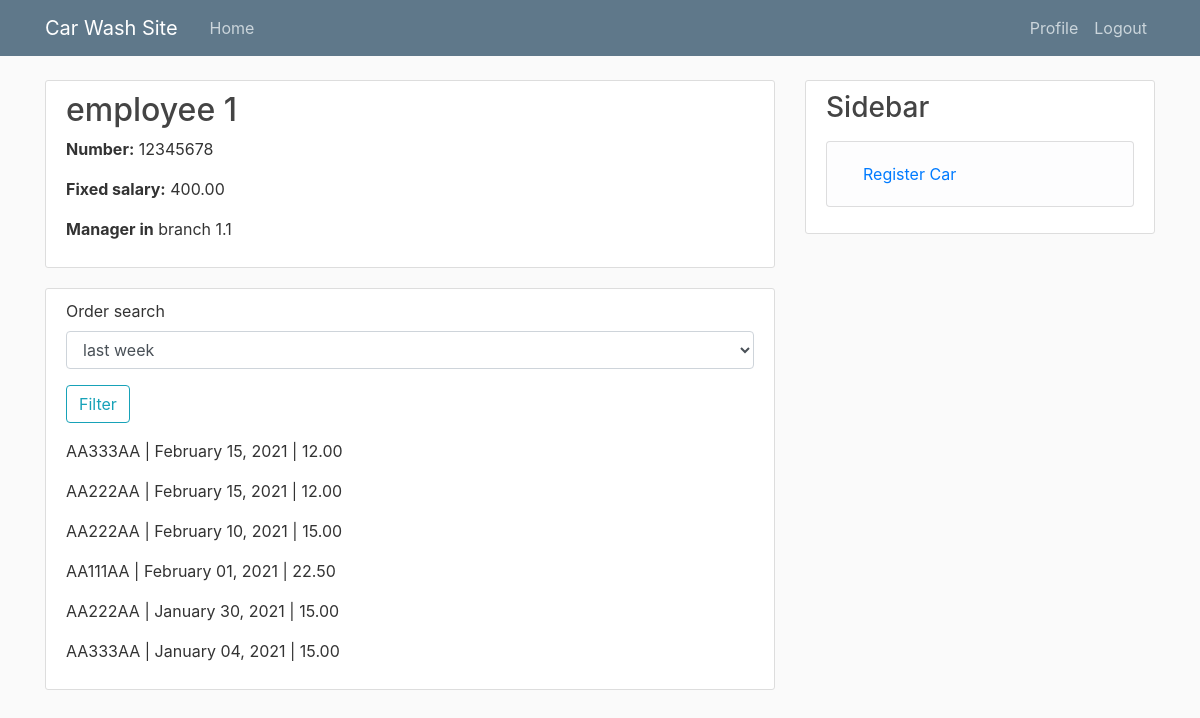
The app's page /employee/detail/ (signed in), older data.
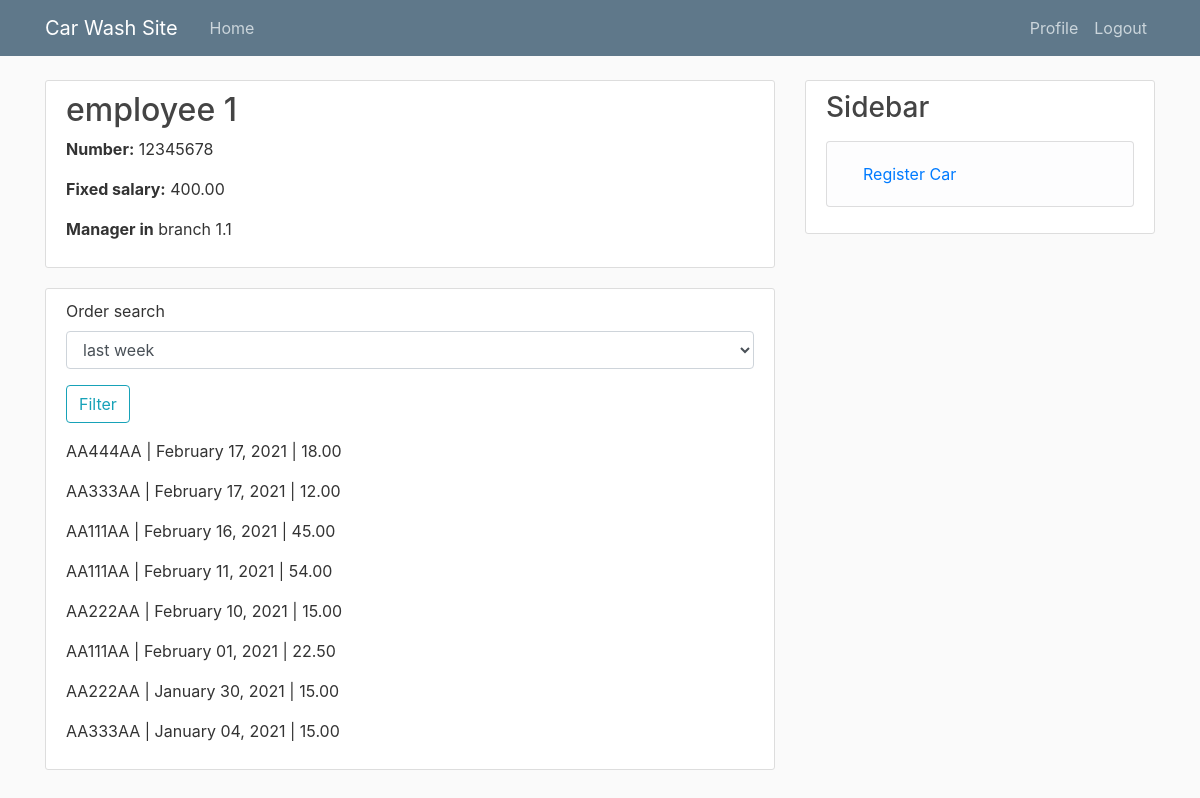
The same page, newer data.
### car_wash_app/models.py (models this page shows, shortened)
class EmployeeProfile(models.Model):
    employee = models.OneToOneField(
        User,
        on_delete=models.CASCADE,
        verbose_name=_("Employee"),
        related_name="employeeprofile",
    )
    full_name = models.CharField(_("Full Name"), max_length = 255)
    age = models.PositiveSmallIntegerField(_("Age"))
    mobile_number = models.CharField(max_length=20, verbose_name=_("Mobile Number"))
    manager = models.BooleanField(default=False, verbose_name=_("Manager"))
    branch = models.ForeignKey(
        Branch,
        on_delete=models.CASCADE,
        verbose_name=_("Branch"),
        related_name="employee",
    )
    salary = models.DecimalField(
        max_digits=8,
        decimal_places=2,
        verbose_name=_('Salary'),
        help_text='in Lari',
    )
    order_percentage = models.IntegerField(verbose_name=_("Percentage of order price"))
    class Meta:
        constraints = [
            UniqueConstraint(
                fields=['branch'],
                condition=Q(manager=True),
                name="unique_together_manager_branch",
            )
        ]

class Branch(models.Model):
    company = models.ForeignKey(
        CompanyProfile,
        on_delete=models.CASCADE,
        verbose_name=_("Company"),
        related_name="branch",
    )
    title = models.CharField(max_length=255, verbose_name=_('Branch'))
    location = models.OneToOneField(Location, on_delete=models.PROTECT, verbose_name=_("Location"))
    description = models.TextField(verbose_name=_("Description"))
    image = models.ImageField(null=True, blank=True, upload_to="pictures", verbose_name=_("Image"))
    def __str__(self):
        return self.title
    class Meta:
        verbose_name = _('Branch')
        verbose_name_plural = _('Branches')

class Order(models.Model):
    car = models.ForeignKey(
        to='Car', related_name='orders',
        on_delete=models.PROTECT,
    )
    branch = models.ForeignKey(Branch, on_delete=models.CASCADE, verbose_name=_("Branch"))
    employee = models.ForeignKey(
        to='EmployeeProfile', on_delete=models.SET_NULL,
        null=True, related_name='orders',
    )
    employee_order_percentage = models.IntegerField(_("Employee percetage from order price"), default=10)
    coupon = models.ForeignKey(
        to='Coupon', related_name='orders',
        on_delete=models.SET_NULL,
        null=True, blank=True,
    )
    wash_type = models.ForeignKey(
        to='WashType', related_name='orders',
        on_delete=models.PROTECT,
    )
    note = models.TextField(null=True, blank=True, verbose_name=_("Note"))
    price = models.DecimalField(max_digits=4, decimal_places=2, verbose_name=_("Price"))
    created_date = models.DateTimeField(auto_now_add=True, verbose_name=_("Created date"))
    start_date = models.DateTimeField(verbose_name=_('Scheduled time'))
    end_date = models.DateTimeField(verbose_name=_('End time'), null=True, blank=True)
    class Meta:
        verbose_name = _('Order')
        verbose_name_plural = _('Orders')
        unique_together = ['employee', 'start_date']

class Car(models.Model):
    car_type = models.ForeignKey(
        to='CarType',
        on_delete=models.SET_NULL,
        null=True, related_name='cars'
    )
    licence_plate = models.CharField(max_length=20, verbose_name=_("License plate"))
    class Meta:
        verbose_name = _('Car')
        verbose_name_plural = _('Cars')

### car_wash_app/views.py (the view)
# urls.py: path('employee/detail/', user_views.employee_profile, name="employee-detail"),
@login_required
def employee_profile(request: WSGIRequest) -> HttpResponse:
    employee = request.user.employeeprofile
    order_search_form = OrderSearchForm()
    orders = employee.orders.order_by("-start_date")
    earned_money_q = ExpressionWrapper(
        F('price') * F('employee__order_percentage') / Decimal('100.0'),
        output_field=DecimalField())
    def employeeinfo(x):
        employee_info = employee.orders.filter(end_date__lte=timezone.now()) \
            .annotate(earned_per_order=earned_money_q) \
            .aggregate(
            earned_money=Sum(
                'earned_per_order',
                filter=Q(start_date__gte=(timezone.now() - x))
            ),
            washed_amount=Count(
                'id',
                filter=Q(start_date__gte=(timezone.now() - x))
            ))
        return employee_info
    employee_info = {}
    if request.method == "GET":
        order_search_form = OrderSearchForm(request.GET)
        if order_search_form.is_valid():
            data = order_search_form.cleaned_data["order_search"]
            if data == "1":
                orders = employee.orders.filter(start_date__gte=(timezone.now()\
                - datetime.timedelta(weeks=1))).order_by("-start_date")
                employee_info = employeeinfo(datetime.timedelta(days=7))
            elif data == "2":
                orders = employee.orders.filter(start_date__gte=(timezone.now()\
                 - datetime.timedelta(days=30))).order_by("-start_date")
                employee_info = employeeinfo(datetime.timedelta(days=30))
            elif data == "3":
                orders = employee.orders.filter(start_date__gte=(timezone.now()\
                 - datetime.timedelta(days=365))).order_by("-start_date")
                employee_info = employeeinfo(datetime.timedelta(days=365))
    return render(request, 'car_wash_app/employee_detail.html', context={
        "employee": employee,
        "order_search_form": order_search_form,
        "orders": orders,
        **employee_info
    })

### car_wash_app/forms.py
class OrderSearchForm(forms.Form):
    CHOICE = (("1", "last week"), ("2", "last month"), ("3", "last year"))
    order_search = forms.ChoiceField(choices=CHOICE, required=False)

### car_wash_app/templates/car_wash_app/employee_detail.html (shortened to what this page needs)
{% extends "car_wash_app/base.html" %}
{% load crispy_forms_tags %}
{% block content %}
<div class = "content-section">
  <h2>{{employee.full_name}}</h2>
  <p><strong> Number:</strong> {{employee.mobile_number}}</p>
  <p><strong>Fixed salary:</strong> {{employee.salary}}</p>
  {% if employee.manager %}
    <p><strong>Manager in</strong> {{employee.branch}}</p>
  {% else %}
    <p><strong>Employee in {{employee.branch}}</strong></p>
  {% endif %}
</div>
<div class = "content-section">
    <div>
    <form method = "GET" action=".">
      {{order_search_form|crispy}}
      <div class = "form-group">
          <button class = "btn btn-outline-info" type = "submit">Filter</button>
      </div>
    </form>
    </div>
    {% for order in orders %}
      <p>{{order.car.licence_plate}} | {{order.start_date|date:"F d, Y"}} | {{order.price}}</p>
    {% endfor %}
</div>
{% endblock content%}

### car_wash_app/templates/car_wash_app/base.html (shortened to what this page needs)
{% load static %}
<!DOCTYPE html>
<html>
    <head>
      <link rel="stylesheet" href="https://stackpath.bootstrapcdn.com/bootstrap/4.3.1/css/bootstrap.min.css">
      <link rel="stylesheet"  type = "text/css" href="{% static 'car_wash_app/main.css' %}" >
    </head>
    <body>
      <header class="site-header">
        <nav class="navbar navbar-expand-md navbar-dark bg-steel fixed-top">
          <div class="container">
            <a class="navbar-brand mr-4" href="{% url 'home' %}">Car Wash Site</a>
            <div class="collapse navbar-collapse" id="navbarToggle">
              <div class="navbar-nav mr-auto">
                <a class="nav-item nav-link" href="{% url 'home' %}">Home</a>
              </div>
              <div class="navbar-nav">
                {% if user.is_authenticated and user.status == 1 %}
                  <a class="nav-item nav-link" href="{% url 'profile' %}">Profile</a>
                  <a class="nav-item nav-link" href="{% url 'branch-create' %}">New Branch</a>
                  <a class="nav-item nav-link" href="{% url 'order-create' %}">New Order</a>
                  <a class="nav-item nav-link" href="{% url 'logout' %}">Logout</a>
                {% elif user.is_authenticated and user.status == 2 %}
                  <a class="nav-item nav-link" href="{% url 'employee-detail' %}">Profile</a>
                  <a class="nav-item nav-link" href="{% url 'logout' %}">Logout</a>
                {% else %}
                  <a class="nav-item nav-link" href="{% url 'company-register' %}">Register</a>
                  <a class="nav-item nav-link" href="{% url 'login' %}">Login</a>
                {% endif %}
              </div>
            </div>
          </div>
        </nav>
      </header>
      <main role="main" class="container">
        <div class="row">
          <div class="col-md-8">
            {% block content %}{% endblock %}
          </div>
          <div class="col-md-4">
            <div class="content-section">
              <h3>Sidebar</h3>
              <p class='text-muted'>
                <ul class="list-group">
                  <li class="list-group-item list-group-item-light">
                    <a class="nav-item nav-link" href="{% url 'car-register' %}">Register Car</a>
                  </li>
                </ul>
              </p>
            </div>
          </div>
        </div>
      </main>
    </body>
</html>

### car_wash_app/static/car_wash_app/main.css (style rules this page uses)
body { background: #fafafa; color: #333333; margin-top: 5rem; }
h1, h2, h3, h4, h5, h6 { color: #444444; }
ul { margin: 0; }
.bg-steel { background-color: #5f788a; }
.site-header .navbar-nav .nav-link { color: #cbd5db; }
.content-section { background: #ffffff; padding: 10px 20px; border: 1px solid #dddddd; border-radius: 3px; margin-bottom: 20px; }

Row changes from the older to the newer data that the page shows:
removed Order: car.licence_plate "AA333AA", start_date "February 15, 2021", price "12.00"
removed Order: car.licence_plate "AA222AA", start_date "February 15, 2021", price "12.00"
added Order: car.licence_plate "AA444AA", start_date "February 17, 2021", price "18.00"
added Order: car.licence_plate "AA333AA", start_date "February 17, 2021", price "12.00"
added Order: car.licence_plate "AA111AA", start_date "February 16, 2021", price "45.00"
added Order: car.licence_plate "AA111AA", start_date "February 11, 2021", price "54.00"
